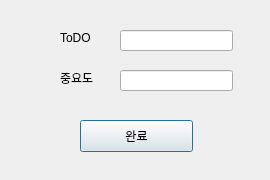
<?xml version="1.0" encoding="UTF-8"?>
<ui version="4.0">
 <class>Dialog</class>
 <widget class="QDialog" name="Dialog">
  <property name="geometry">
   <rect>
    <x>0</x>
    <y>0</y>
    <width>270</width>
    <height>180</height>
   </rect>
  </property>
  <property name="windowTitle">
   <string>Dialog</string>
  </property>
  <widget class="QLabel" name="label">
   <property name="geometry">
    <rect>
     <x>60</x>
     <y>30</y>
     <width>60</width>
     <height>16</height>
    </rect>
   </property>
   <property name="text">
    <string>ToDO</string>
   </property>
  </widget>
  <widget class="QLabel" name="label_2">
   <property name="geometry">
    <rect>
     <x>60</x>
     <y>70</y>
     <width>60</width>
     <height>16</height>
    </rect>
   </property>
   <property name="text">
    <string>중요도</string>
   </property>
  </widget>
  <widget class="QLineEdit" name="lineEdit">
   <property name="geometry">
    <rect>
     <x>120</x>
     <y>30</y>
     <width>113</width>
     <height>21</height>
    </rect>
   </property>
  </widget>
  <widget class="QLineEdit" name="lineEdit_2">
   <property name="geometry">
    <rect>
     <x>120</x>
     <y>70</y>
     <width>113</width>
     <height>21</height>
    </rect>
   </property>
  </widget>
  <widget class="QPushButton" name="pushButton">
   <property name="geometry">
    <rect>
     <x>80</x>
     <y>120</y>
     <width>113</width>
     <height>32</height>
    </rect>
   </property>
   <property name="text">
    <string>완료</string>
   </property>
  </widget>
 </widget>
 <resources/>
 <connections>
  <connection>
   <sender>pushButton</sender>
   <signal>clicked()</signal>
   <receiver>Dialog</receiver>
   <slot>btn_add_to_list()</slot>
   <hints>
    <hint type="sourcelabel">
     <x>156</x>
     <y>136</y>
    </hint>
    <hint type="destinationlabel">
     <x>211</x>
     <y>136</y>
    </hint>
   </hints>
  </connection>
 </connections>
 <slots>
  <slot>btn_add_to_list()</slot>
 </slots>
</ui>
